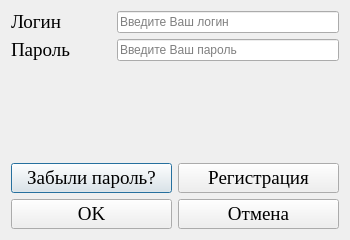
<?xml version="1.0" encoding="UTF-8"?>
<ui version="4.0">
 <class>Dialog</class>
 <widget class="QDialog" name="Dialog">
  <property name="geometry">
   <rect>
    <x>0</x>
    <y>0</y>
    <width>350</width>
    <height>240</height>
   </rect>
  </property>
  <property name="maximumSize">
   <size>
    <width>350</width>
    <height>240</height>
   </size>
  </property>
  <property name="windowTitle">
   <string>Dialog</string>
  </property>
  <layout class="QVBoxLayout" name="verticalLayout">
   <item>
    <layout class="QHBoxLayout" name="horizontalLayout">
     <item>
      <widget class="QLabel" name="label">
       <property name="minimumSize">
        <size>
         <width>100</width>
         <height>0</height>
        </size>
       </property>
       <property name="font">
        <font>
         <family>Times New Roman</family>
         <pointsize>14</pointsize>
        </font>
       </property>
       <property name="text">
        <string>Логин</string>
       </property>
      </widget>
     </item>
     <item>
      <widget class="QLineEdit" name="lineEdit">
       <property name="placeholderText">
        <string>Введите Ваш логин</string>
       </property>
      </widget>
     </item>
    </layout>
   </item>
   <item>
    <layout class="QHBoxLayout" name="horizontalLayout_2">
     <item>
      <widget class="QLabel" name="label_2">
       <property name="minimumSize">
        <size>
         <width>100</width>
         <height>0</height>
        </size>
       </property>
       <property name="font">
        <font>
         <family>Times New Roman</family>
         <pointsize>14</pointsize>
        </font>
       </property>
       <property name="text">
        <string>Пароль</string>
       </property>
      </widget>
     </item>
     <item>
      <widget class="QLineEdit" name="lineEdit_2">
       <property name="echoMode">
        <enum>QLineEdit::EchoMode::Password</enum>
       </property>
       <property name="placeholderText">
        <string>Введите Ваш пароль</string>
       </property>
      </widget>
     </item>
    </layout>
   </item>
   <item>
    <spacer name="verticalSpacer">
     <property name="orientation">
      <enum>Qt::Orientation::Vertical</enum>
     </property>
     <property name="sizeHint" stdset="0">
      <size>
       <width>20</width>
       <height>40</height>
      </size>
     </property>
    </spacer>
   </item>
   <item>
    <layout class="QHBoxLayout" name="horizontalLayout_3">
     <item>
      <widget class="QPushButton" name="pushButtonForget">
       <property name="minimumSize">
        <size>
         <width>160</width>
         <height>24</height>
        </size>
       </property>
       <property name="font">
        <font>
         <family>Times New Roman</family>
         <pointsize>14</pointsize>
        </font>
       </property>
       <property name="text">
        <string>Забыли пароль?</string>
       </property>
      </widget>
     </item>
     <item>
      <widget class="QPushButton" name="pushButtonRegistration">
       <property name="minimumSize">
        <size>
         <width>160</width>
         <height>24</height>
        </size>
       </property>
       <property name="font">
        <font>
         <family>Times New Roman</family>
         <pointsize>14</pointsize>
        </font>
       </property>
       <property name="text">
        <string>Регистрация</string>
       </property>
      </widget>
     </item>
    </layout>
   </item>
   <item>
    <layout class="QHBoxLayout" name="horizontalLayout_4">
     <item>
      <widget class="QPushButton" name="pushButtonOk">
       <property name="minimumSize">
        <size>
         <width>160</width>
         <height>24</height>
        </size>
       </property>
       <property name="font">
        <font>
         <family>Times New Roman</family>
         <pointsize>14</pointsize>
        </font>
       </property>
       <property name="text">
        <string>OK</string>
       </property>
      </widget>
     </item>
     <item>
      <widget class="QPushButton" name="pushButton_4">
       <property name="minimumSize">
        <size>
         <width>160</width>
         <height>24</height>
        </size>
       </property>
       <property name="font">
        <font>
         <family>Times New Roman</family>
         <pointsize>14</pointsize>
        </font>
       </property>
       <property name="text">
        <string>Отмена</string>
       </property>
      </widget>
     </item>
    </layout>
   </item>
  </layout>
 </widget>
 <resources/>
 <connections/>
</ui>
